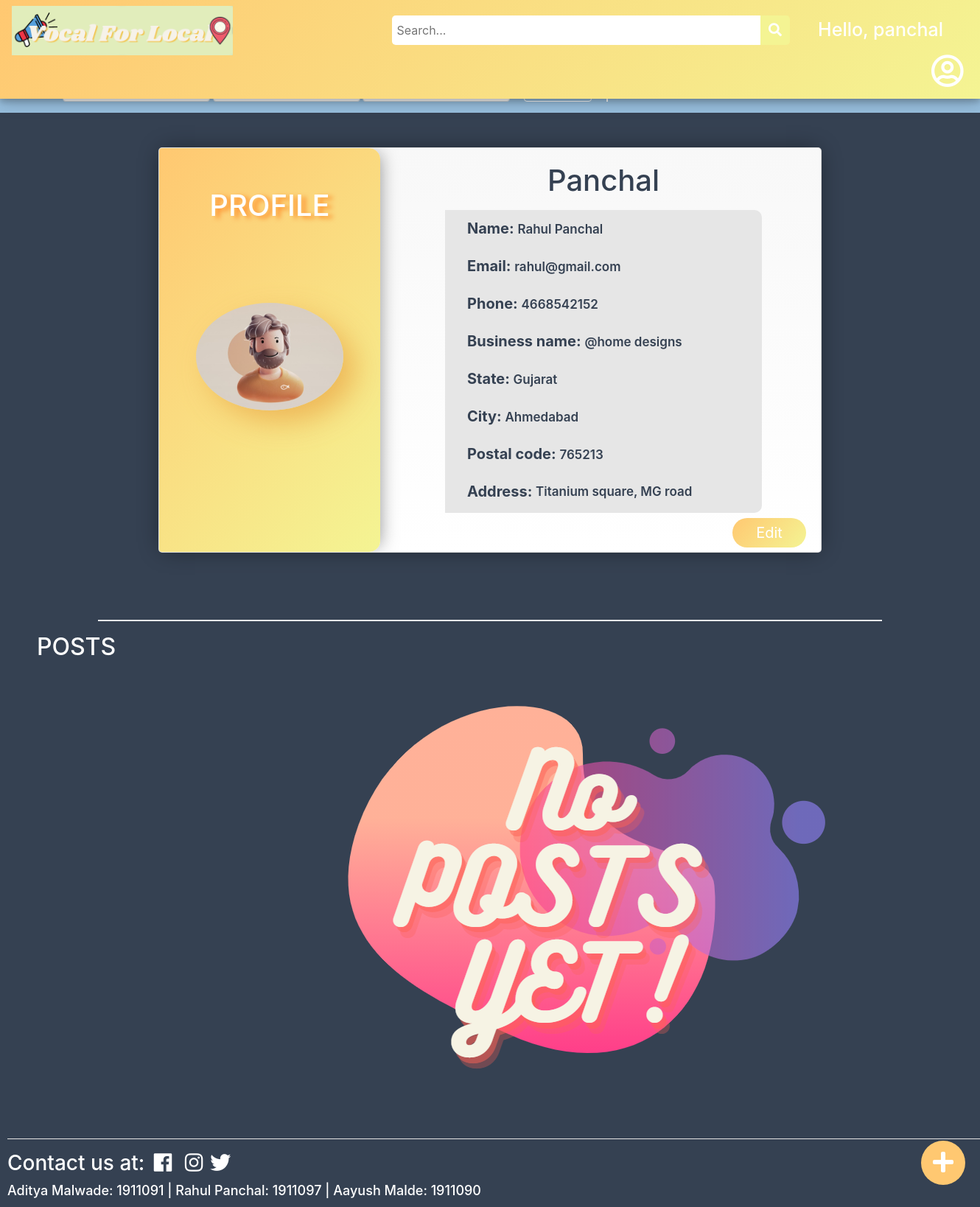
/profile/ (signed in), run on the app's committed database.
### main/models.py (models this page shows, shortened)
class Customer(models.Model):
    id = models.IntegerField(primary_key=True, null=False)
    name = models.CharField(max_length=100, null=True)
    phone = models.CharField(max_length=10, null=True)
    email = models.CharField(max_length=50, null=True)
    state = models.CharField(max_length=20, null=True)
    postal_code = models.IntegerField(null=True)
    city = models.CharField(max_length=20, null=True)
    address = models.CharField(max_length=100, null=True)
    business_name = models.CharField(max_length=50,null=True)
    date_created = models.DateTimeField(auto_now_add=True, null=True)

### main/views.py (the view, shortened to what this page needs)
# urls.py: path('profile/',views.profile,name="profile"),
def profile(request):
	if(Customer.objects.filter(pk=request.user.id).exists()):
		user_profile = Customer.objects.get(id = request.user.id)
		user_posts = Post.objects.filter(owner = request.user.id)
		init_dict = {
			"u_name" : user_profile.name,
			"phone" : user_profile.phone,
			"email" : request.user.email,
			"business_name" : user_profile.business_name,
			"state" : user_profile.state,
			"city" : user_profile.city,
			"postal_code" : user_profile.postal_code,
			"address" : user_profile.address,
		}
		form = ProfileForm(initial = init_dict)
		return render(request,'main/profile.html',context={'form':form, 'user_posts':user_posts, 'user_profile':user_profile })
	form = ProfileForm
	return render(request,'main/profile.html',context={'form':form})

### main/forms.py
class ProfileForm(forms.Form):
    u_name = forms.CharField(label='Name', max_length=100,
                             widget=forms.TextInput(attrs={'placeholder': ''}))
    phone = forms.CharField(label='Phone', required=True, max_length=10,
                            widget=forms.TextInput(attrs={'placeholder': ''}))
    email = forms.EmailField(
        widget=forms.EmailInput(attrs={'placeholder': '', 'disabled': 'true', 'style': 'background-color: white'}))
    business_name = forms.CharField(
        label='Business Name', max_length=100, widget=forms.TextInput(attrs={'placeholder': ' '}))
    state = forms.CharField(
        label="State", widget=forms.Select(choices=state_choices))
    city = forms.CharField(label='City', max_length=20,
                           widget=forms.TextInput(attrs={'placeholder': ''}))
    postal_code = forms.CharField(
        label="Postal Code", max_length=6, widget=forms.TextInput(attrs={'placeholder': ''}))
    address = forms.CharField(label="Address", max_length=100,
                              widget=forms.TextInput(attrs={'placeholder': ''}))

### main/templates/main/profile.html (shortened to what this page needs)
{% load static %}
<!DOCTYPE html>
<html>
<head>
  <link rel="stylesheet" href="https://stackpath.bootstrapcdn.com/bootstrap/4.3.1/css/bootstrap.min.css"
 />
  <link rel="stylesheet" type="text/css" href="{%static '/css/profile.css' %}" />
  <link rel="stylesheet" href="https://use.fontawesome.com/releases/v5.6.1/css/all.css"
 />
</head>
<body style="background-color: #354152;">
  <div class="topnav">
    <a class="active" href="{% url 'home' %}">
      <img id="logo" src="{% static 'images/logo_final.png' %}" alt="VocalForLocal" />
    </a>
    <div class="search">
      <input type="text" placeholder=" Search..." name="key" id="search-placeholder" />
            <button id="srch" type="submit" onclick="validatePlaceHolder(this)">
                <i class="fa fa-search" style="font-size: 18px"> </i>
            </button>
    </div>
    <span class="hello-msg">
      Hello, {% if user.is_authenticated %} {{request.user}} {% else %} User
      {% endif %}
    </span>
    {% if user.is_authenticated %}
    <a class="nav-link dropdown-toggle" href="#" id="navbarDropdown" role="button" data-bs-toggle="dropdown" aria-expanded="false"          style="margin-left: 160px;">
      <i class="far fa-user-circle" style="color:white; font-size: 45px;"></i>
    </a>
    {% endif %}
  </div>
  <div class="menu-bar">
    <ul>
      <li>
        <form method="POST" action='/home/'>
        <i class="fa fa-list-alt" aria-hidden="true" style="font-size: 18px; padding-right: 8px; color: white"></i>
          <select name="location" class="custom-select" style="width: 200px; height: 38px;">
            <option selected value= "0">Location</option>
          </select>
          <select name="category-option" class="custom-select" style="width: 200px; height: 38px;">
            <option selected value="0">Category</option>
          </select>
          <span style="padding-right: 15px;">
            <select name="availability-option" class="custom-select" style="width: 200px; height: 38px;">
              <option selected value= "0">Shipping</option>
            </select>
          </span>
          <button class="btn btn-outline-secondary" type="submit" name="filter-btn" style="border: 1px solid ;color:
            white;font-weight: bold;">
            <i class="fas fa-filter" style="font-size: 18px; padding-right: 8px; color: white"></i>Filter
          </button>
        </form>
      </li>
      <li style="margin-top: 20px; border: none;">
        <i class="fa fa-info-circle" style="font-size: 18px; padding-right: 2px; color: white">
        </i>
        <button class="home-about">
          <a class="active" href="{% url 'about' %}" style="text-decoration: none;">About</a>
        </button>
      </li>
    </ul>
  </div>
  {% if user.is_authenticated %}
  <a class="fixedButton" href="{% url 'upload' %}">
    <div class="roundedFixedBtn"><i class="fa fa-plus"></i></div>
  </a>
  {% endif %}
  {% if user.is_authenticated %}
  <div class="center">
    <div class="card">
      <div id="edt-frm" class="additional">
        <div class="user-card">
          <div class="level center">
            <h1>PROFILE</h1>
          </div>
          <div class="icon">
            <img id="profile-logo" src="{% static 'images/profile.PNG' %}" alt="profile-logo">
          </div>
        </div>
            {% load crispy_forms_tags %}
      </div>
      {% if user.is_authenticated %}
      <div class="general" style="overflow:hidden">
        <h1 style="color: #354152; text-transform: capitalize; margin-top: -10px;">{{request.user}}</h1>
        <p>
          <ul style="list-style-type: none; font-size: 17px; color: #354152; font-weight: 600; line-height: 50px; margin-left: -10px; background-color: rgb(230, 230, 230); border-radius: 10px;">
            <li><span style="font-size: 20px; font-weight: bold;">Name:  </span>{{user_profile.name}}</li>
            <li><span style="font-size: 20px; font-weight: bold;">Email: </span>{{user_profile.email}}</li>
            <li><span style="font-size: 20px; font-weight: bold;">Phone:  </span>{{user_profile.phone}}</li>
            <li><span style="font-size: 20px; font-weight: bold;">Business name:  </span>{{user_profile.business_name}}</li>
            <li><span style="font-size: 20px; font-weight: bold;">State:  </span>{{user_profile.state}}</li>
            <li><span style="font-size: 20px; font-weight: bold;">City:  </span>{{user_profile.city}}</li>
            <li><span style="font-size: 20px; font-weight: bold;">Postal code:  </span>{{user_profile.postal_code}}</li>
            <li><span style="font-size: 20px; font-weight: bold; vertical-align: top; ">Address:  </span>
              <div style="display: inline-block ;width: 300px;height: 35px; word-wrap: break-word; overflow-y: scroll;">{{user_profile.address}}</div></li>
          </ul>
        </p>
        <div id="edt">
            <button id="edt-btn" onclick="edit()">Edit</button>
        </div>
      </div>
      {% endif %}
    </div>
  </div>
  <br>
  <br>
  <br>
  <br>
  <br>
  <br>
  <br>
  <br>
  <br>
  <br>
  <br>
  <br>
  <br>
  <br>
  <br>
  <br>
  <br>
  <br>
  <br>
  <br>
  <br>
  <br>
  <br>
  <br>
  <br>
  <br>
  <br>
  <br>
  <div>
    <hr style="width: 80%; height: 0.5px; background-color: white;">
    <h2 style="font: verdana; margin-left: 50px; color: white;">POSTS</h2>
    <br>
    {% if user_posts %}
    <div class="card-container">
      {% for p in user_posts %}
      <div class="cards">
        <header class="article-header">
          <a href = "{%url  'viewPost' business=p.business_name name=p.name %}">
          <div style="width: 300px; height: 270px; margin-top: 18px; padding-right: 20px;
               border-right: solid rgb(216, 214, 214) 2px; background-image: url({{p.imageURL}});
               background-position: center; background-size: cover;">
          </div>
          </a>
        </header>
        <div class="author" style="color: white; margin-left: 320px; width: 350px; height: 100%; margin-top: -290px; padding: 5px;" >
          <div class="profile" style="width: 100%; height: fit-content; margin-top: 10px; font-size: 17px; font-weight: bold;">
            <span style="font-size: 25px;">{{p.name}}</span>
            <p style="font-weight: normal; color: #c4c0c0;">{{p.date_created}}</p></div>
          <hr style="width: 80%; background-color: whitesmoke; margin: 5px 0px;">
          <div class="info">
            <div class="caption" style="font-size: 17px; font-weight: bold;">Description: </div>
            <div class="name" style="overflow-x: hidden; display: flex; flex-direction: row;flex-wrap: wrap; font-family: Verdana, Geneva, Tahoma, sans-serif;">
              {{p.description}}
            </div>
            <button id='delete-btn' type="submit" name="{{p.p_id}}">
              <a href="{% url 'delete_post' %}?p_id={{p.p_id}}" style="text-decoration: none; color: white;">DELETE</a>
            </button>
          </div>
        </div>
      </div>
    {% endfor %}
    </div>
    {% else %}
      <div style="width: 900px; height: 550px;background: url('/static/images/def_post.PNG') no-repeat; margin: 1px  420px;">
      </div>
    {% endif %}
  </div>
  {% endif %}
  <br>
  <br>
  <div class="footer" style="padding-left: 10px;">
    <hr style="width:100%; height: 0.5px; background-color: white;"/>
    <h3 style="color: white;">Contact us at: <span style="margin:0px 5px;"><i class="fab fa-facebook"></i></span>
      <span style="margin:0px 5px;"><i class="fab fa-instagram"></i></span><span style="margin:0px 5px;"><i class="fab fa-twitter"></i></span>
      <div><span style="font-size: 18px;">Aditya Malwade: 1911091 | Rahul Panchal: 1911097 | Aayush Malde: 1911090</span></div>
  </div>
</body>
</html>

### static/css/profile.css (style rules this page uses)
.hello-msg { position: relative; float: right; font: verdana; font-weight: 500; font-size: 25px; color: #fff; margin-right: 50px; margin-top: 22px; text-align: center; }
.topnav { background: linear-gradient(311deg, #f4f493, #ffc871); overflow: visible; box-shadow: 0 4px 8px 0 rgba(0, 0, 0, 0.2), 0 6px 20px 0 rgba(0, 0, 0, 0.19); position: fixed; top: 0; width: 100%; z-index: 2; }
.topnav a { float: left; padding: 14px 16px; text-decoration: none; font-size: 17px; }
.topnav a.active { color: rgb(255, 102, 0); text-shadow: 2px 2px 7px #ebab4a; transition: all 0.8s; border-radius: 10px; }
.search input[type="text"] { width: 500px; height: 40px; border-top-left-radius: 5px; border-bottom-left-radius: 5px; border: none; margin-top: 20px; background-color: #ffff; }
#srch { transition: all 0.5s; }
.search { float: left; margin-left: 200px; margin-top: 1px; }
.search button { height: 40px; width: 40px; background-color: #f4f493; color: #ffff; border-top-right-radius: 5px; border-bottom-right-radius: 5px; float: right; margin-top: 20px; padding: 5px 10px; margin-right: 16px; font-size: 12px; border: none; cursor: pointer; }
#logo { width: 300px; height: 100%; overflow: hidden; margin-top: -6px; }
#profile-logo { border-radius: 50%; margin-top: 70%; margin-left: 50px; width: 200px; height: 200%; transition: all 0.5s; box-shadow: 17px 16px 38px -1px rgba(235,171,74,0.78); -webkit-box-shadow: 17px 16px 38px -1px rgba(235,171,74,0.78); -moz-box-shadow: 17px 16px 38px -1px rgba(235,171,74,0.78); }
.dropdown-toggle::after { display: none; }
.dropdown-toggle { transition: all 0.8s; }
.menu-bar { overflow: hidden; position:static; margin-top: 85px; top: 86px; background: #97bedd; width: 100%; text-align: left; }
.menu-bar ul { display : inline-flex; list-style: none; margin-top: unset; margin-bottom: unset; }
.menu-bar ul li { width:200; padding-right : 20px; margin-right : 20px; margin : 15px 15px; border-right: 2px solid; color: white; font-weight: bold; }
.home-about { background-color: #97bedd; border: none; transition: background-color 0.5s; padding: 4px; }
.home-about a { color: white; font-weight: bold; }
.fixedButton { position: fixed; bottom: 10px; right: 0px; padding: 20px; z-index: 5; }
.roundedFixedBtn { height: 60px; line-height: 60px; width: 60px; font-size: 2em; font-weight: bold; border-radius: 50%; background-color: #ffc871; color: white; text-align: center; cursor: pointer; transition: all 0.5s; }
.center { position: absolute; top: 475px; left: 50%; -webkit-transform: translate(-50%, -50%); transform: translate(-50%, -50%); }
.card { width: 900px; height: 550px; background-color: #fff; background: linear-gradient(#f8f8f8, #fff); border-radius: 5px; overflow: hidden; position: relative; margin: 1.5rem; box-shadow: 0px 0px 29px -5px rgba(0,0,0,0.48); -webkit-box-shadow: 0px 0px 29px -5px rgba(0,0,0,0.48); -moz-box-shadow: 0px 0px 29px -5px rgba(0,0,0,0.48); }
.card h1 { text-align: center; }
.card .additional { border-top-right-radius:15px ; border-bottom-right-radius:15px ; position: absolute; width: 300px; height: 100%; background: linear-gradient(311deg, #f4f493, #ffc871); transition: width 0.4s; overflow: hidden; z-index: 2; box-shadow: 7px 0px 23px -7px rgba(84,84,84,0.62); -webkit-box-shadow: 7px 0px 23px -7px rgba(84,84,84,0.62); -moz-box-shadow: 7px 0px 23px -7px rgba(84,84,84,0.62); }
.card .additional .user-card { width: 300px; height: 100%; position: relative; float: left; }
.card .additional .user-card::after { content: ""; display: block; position: absolute; top: 10%; right: -2px; height: 80%; border-left: 2px solid #ffff; }
.card .additional .user-card .level { top: 15%; color: #ffff; text-shadow: 6px 3px 6px rgba(255, 104, 0, 0.65); text-transform: uppercase; font-size: 0.75em; font-weight: bold; padding: 0.125rem 0.75rem; white-space: nowrap; }
.card .additional .user-card .icon { top: 50%; }
.card .general { width: 500px; height: 100%; position: absolute; right: 10px; z-index: 1; box-sizing: border-box; padding-right: 70px; padding-top: 30px; }
.footer { position: relative; }
#edt-btn { border: none; width: 100px; height: 40px; border-radius: 20px; background: linear-gradient(311deg, #f4f493, #ffc871); color: #ffff; font-size: 20px; margin-top: -10px; margin-left: 390px; transition: all 0.5s; }

### data on the page
Customer: name "Rahul Panchal", email "rahul@gmail.com", phone "4668542152", business_name "@home designs", state "Gujarat", city "Ahmedabad", postal_code "765213", address "Titanium square, MG road"

### other printed values
{{ request.user }} "panchal"
{{ request.user }} "Panchal"
